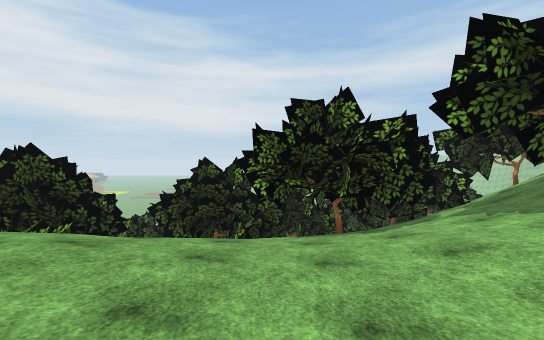
view 1 (above)

16 first-person views from a walk through a scene from a Unity 3-D project. The camera is 1.5 m above the floor, tilts 2° down and sees 90° across. The floor is counted in squares, 2 m on a side. Each view is taken from the middle of a square. On the plan, view 1 faces up. The plan holds only what a view shows up to about 10 squares ahead; the rest is blank. The place goes on beyond the plan. The player is left out. Some surface patterns are stand-ins.

view 2
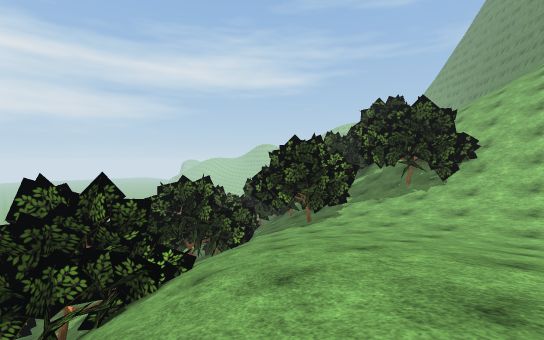

view 3
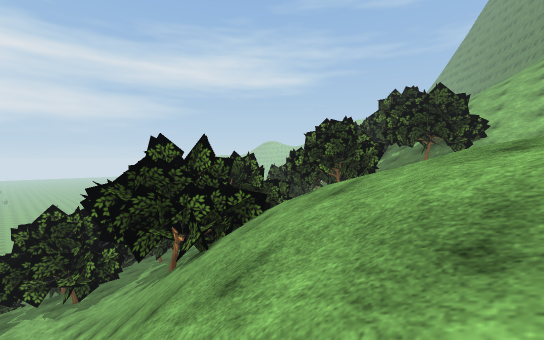

view 4
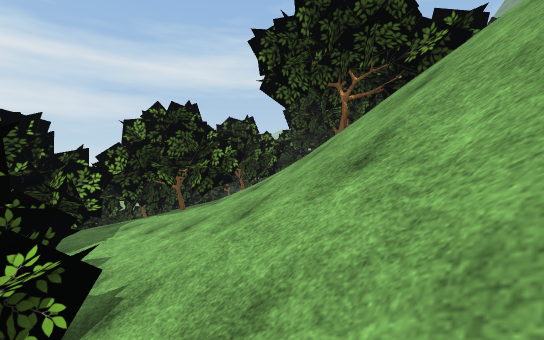

view 5
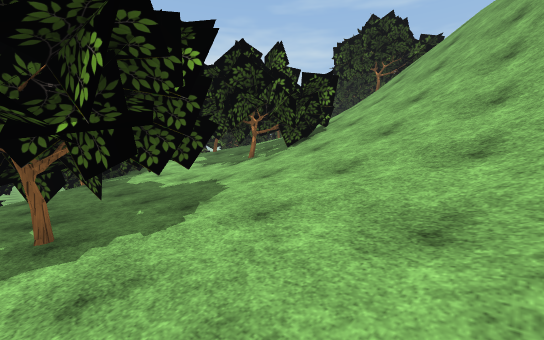

view 6
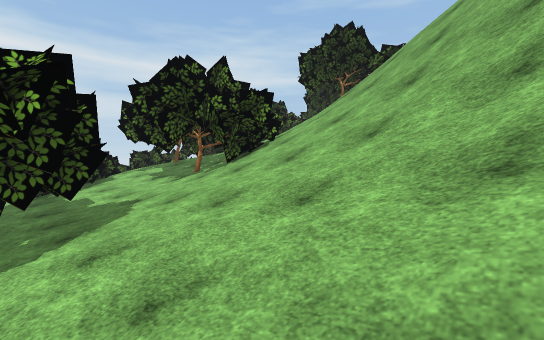

view 7
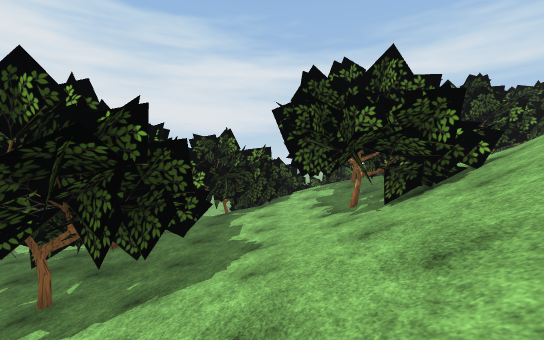

view 8
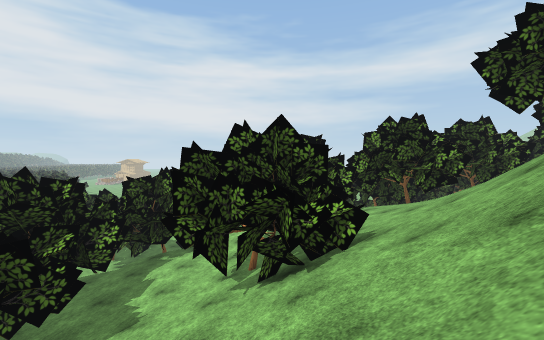

view 9
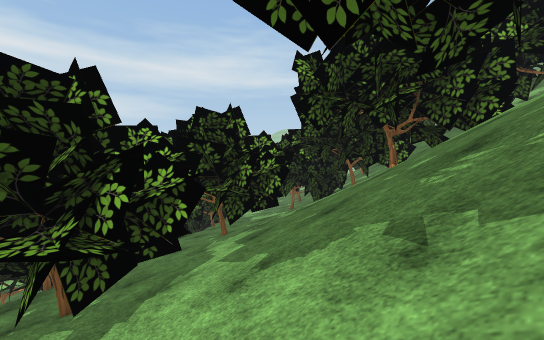

view 10
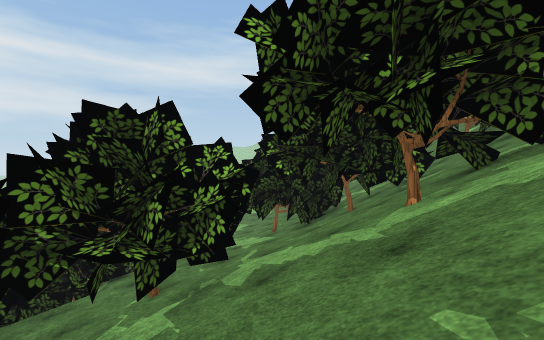

view 11
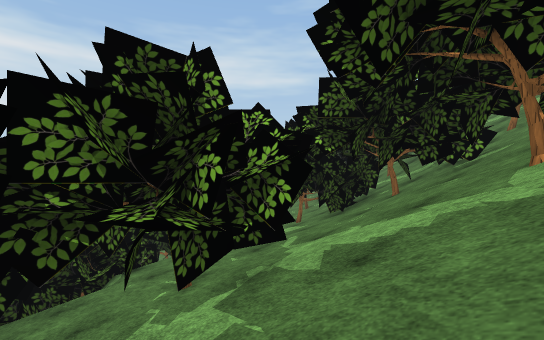

view 12
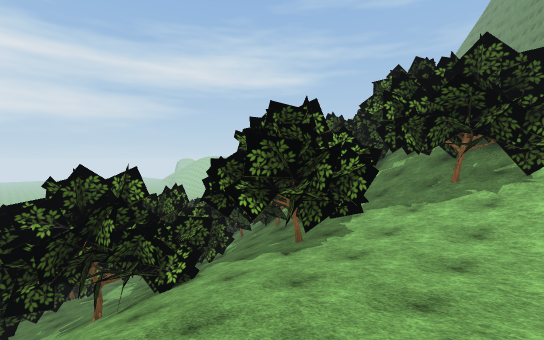

view 13
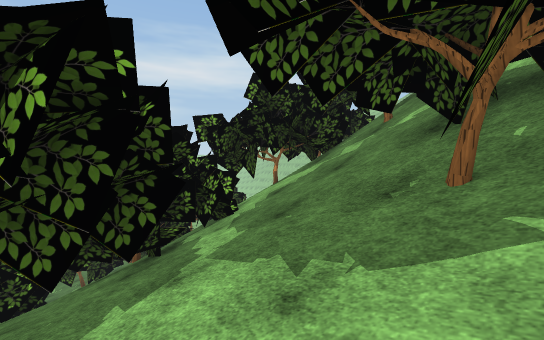

view 14
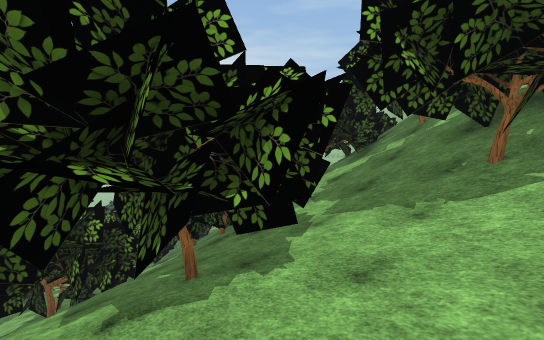

view 15
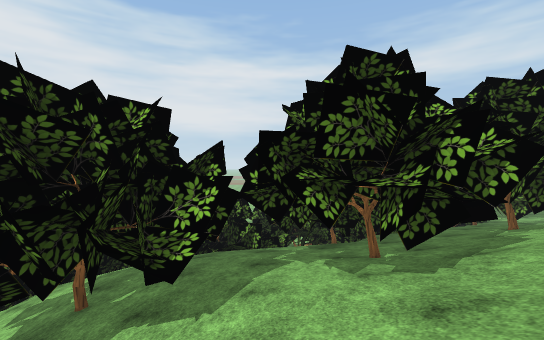

view 16
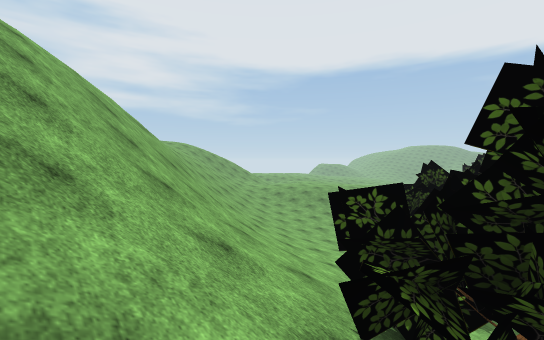

### Floor plan
Key: @ floor where view 1 was taken; # wall or solid block; x gap in a wall; . main floor; : floor 0.75 m higher than the main floor; - floor 0.75 m lower than the main floor; _ floor 1.5 m lower than the main floor; + floor 1.5 m higher than the main floor; < floor 8 m lower than the main floor; ( floor 9.5 m lower than the main floor; ! floor 10.5 m lower than the main floor; ? floor 11.25 m lower than the main floor; / step, stairs or slope; = window, fence, low wall or low ledge; ^ raised ledge; v drop or lower ground.
Columns run from 16 left of view 1 to 12 right of it. Each row starts with its distance up from view 1.
 17          ##
 16
 15
 14            #####
 13            #/x<</#
 12            ##  /##   #
 11    ###      ###//#   ##
 10   ##/=## #####//##   #/
  9  ##########////###  ## /=#
  8  ##((###/////####  #########^
  7  #!(###///////###  ##//###///
  6  #!(=##///#/=///####////#/
  5 ###/=#^///###//_####///##/
  4 ###///////#=//-----/==##
  3 #!(//////////...--.####/
  2 ?!//////////......//##/
  1 ?/////=////:::.....//////
  0 //////v////++::.@.///////

Positions as (right, up) in squares from view 1, and headings:
1: (0, 0), facing up
2: (-6, 0), facing up-right
3: (-8, 0), facing up-right
4: (-10, 3), facing up-right
5: (-16, 1), facing up-right
6: (-15, 0), facing up-right
7: (-13, 1), facing up
8: (-11, 1), facing up
9: (-7, 6), facing up-right
10: (-5, 7), facing up-right
11: (-5, 8), facing up-right
12: (-3, 2), facing up-right
13: (2, 3), facing up-right
14: (0, 3), facing up-right
15: (-8, 6), facing up
16: (-8, 6), facing down-left
